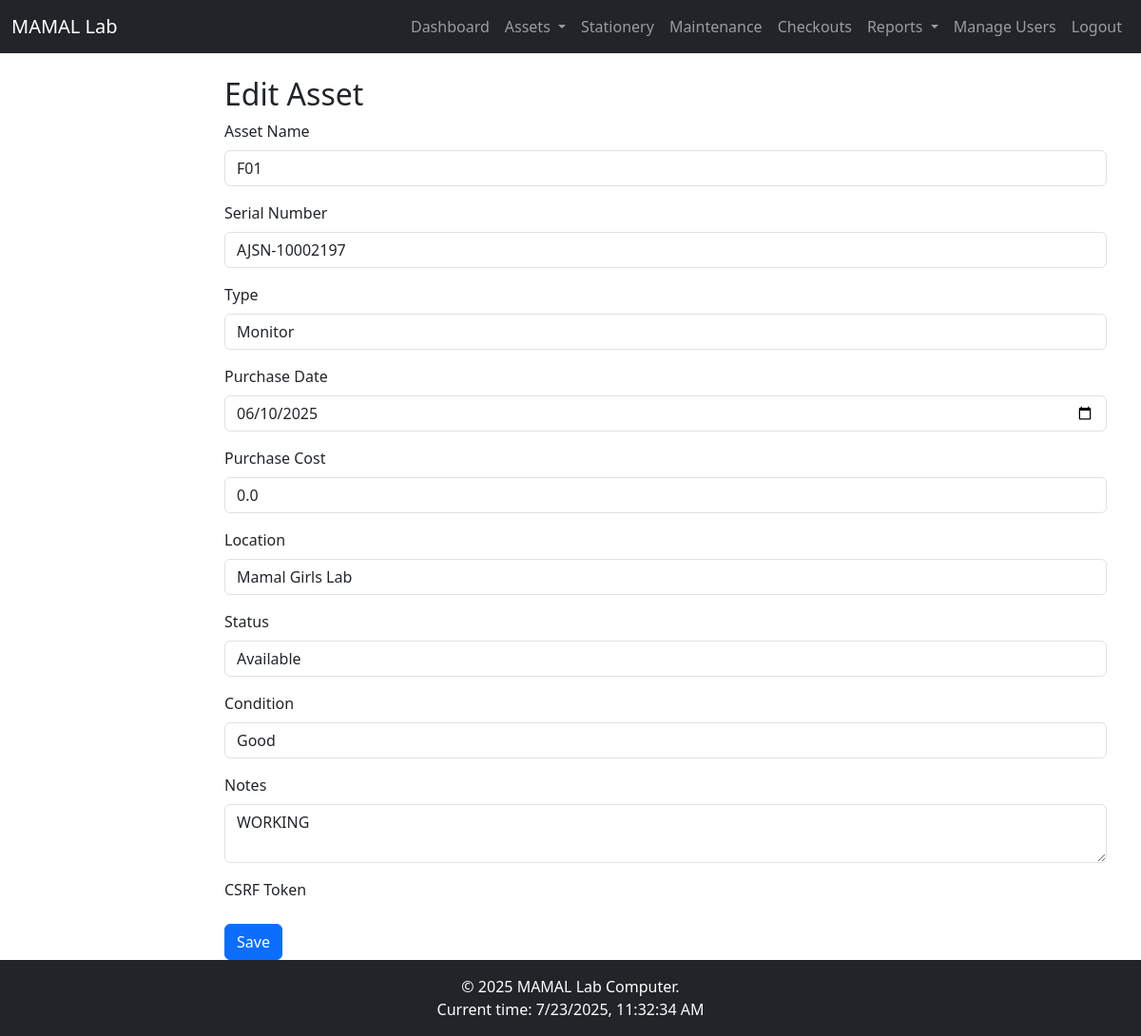
Page /assets/edit/1 (signed in) on the committed database.
### app/models.py (models this page shows, shortened)
class Asset(db.Model):
    id = db.Column(db.Integer, primary_key=True)
    name = db.Column(db.String(100), nullable=False)
    serial_number = db.Column(db.String(50), unique=True, nullable=False)
    asset_type = db.Column(db.String(50), nullable=False)
    purchase_date = db.Column(db.Date)
    purchase_cost = db.Column(db.Float)
    location = db.Column(db.String(50))
    status = db.Column(db.String(20), default='Available')
    condition = db.Column(db.String(100))
    notes = db.Column(db.Text)
    qr_code = db.Column(db.String(100))
    last_updated = db.Column(db.DateTime, default=datetime.utcnow)
    maintenance = db.relationship('Maintenance', backref='asset', lazy='dynamic')
    checkouts = db.relationship('Checkout', backref='asset', lazy='dynamic')

### app/assets/routes.py (the view)
@bp.route('/edit/<int:asset_id>', methods=['GET', 'POST'])
@login_required
def edit_asset(asset_id):
    asset = Asset.query.get_or_404(asset_id)
    form = AssetForm(obj=asset)
    if form.validate_on_submit():
        form.populate_obj(asset)
        asset.qr_code = generate_qr_code(asset.id, asset.name, asset.serial_number)
        db.session.commit()
        flash('Asset updated successfully!', 'success')
        return redirect(url_for('assets.asset_details', asset_id=asset.id))
    return render_template('assets/edit_asset.html', form=form, asset=asset)

### app/models.py (called while the page is built)
@login.user_loader
def load_user(id):
    return User.query.get(int(id))

### app/templates/assets/edit_asset.html (shortened to what this page needs)
{% extends 'layouts/base.html' %}
{% block content %}
<div class="container mt-4">
    <h2>Edit Asset</h2>
    <form method="post">
        {% for field in form if field.name != 'submit' %}
            <div class="mb-3">
                {{ field.label(class="form-label") }}
                {{ field(class="form-control") }}
            </div>
        {% endfor %}
        {{ form.submit(class="btn btn-primary") }}
    </form>
</div>
{% endblock %}

### rows in the picture
Asset: name "F01" "AJSN-10002197" "Monitor" "06/10/2025" "0.0" "Mamal Girls Lab" "Available" "Good" "WORKING"

### other values in the picture
{{ field.label(class="form-label") }} "Asset Name" "Serial Number" "Type" "Purchase Date" "Purchase Cost" "Location" "Status" "Condition" "Notes" "CSRF Token"
